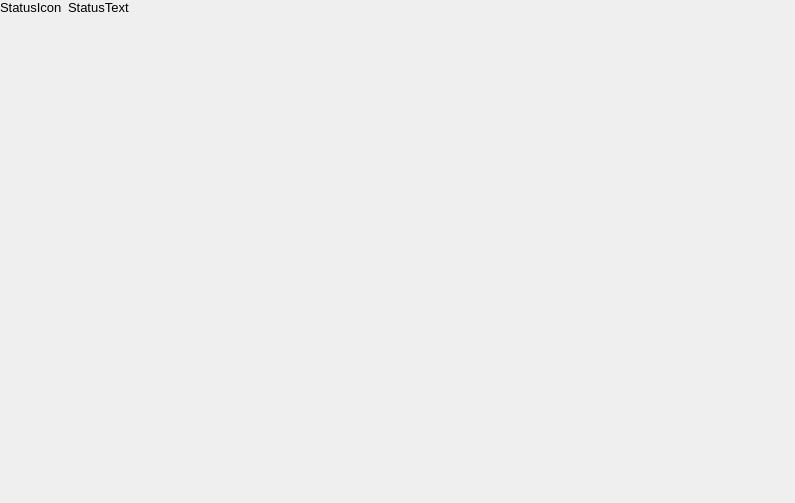
<?xml version="1.0" encoding="UTF-8"?>
<ui version="4.0">
 <class>MultiStatusProviderGui</class>
 <widget class="QWidget" name="MultiStatusProviderGui">
  <property name="geometry">
   <rect>
    <x>0</x>
    <y>0</y>
    <width>795</width>
    <height>503</height>
   </rect>
  </property>
  <property name="windowTitle">
   <string>Form</string>
  </property>
  <layout class="QVBoxLayout" name="verticalLayout">
   <property name="leftMargin">
    <number>0</number>
   </property>
   <property name="topMargin">
    <number>0</number>
   </property>
   <property name="rightMargin">
    <number>0</number>
   </property>
   <property name="bottomMargin">
    <number>0</number>
   </property>
   <item>
    <layout class="QFormLayout" name="formLayout">
     <item row="0" column="0">
      <widget class="QLabel" name="CommonStatusIcon">
       <property name="font">
        <font>
         <pointsize>10</pointsize>
        </font>
       </property>
       <property name="text">
        <string>&lt;html&gt;&lt;head/&gt;&lt;body&gt;&lt;p&gt;StatusIcon&lt;/p&gt;&lt;/body&gt;&lt;/html&gt;</string>
       </property>
      </widget>
     </item>
     <item row="0" column="1">
      <widget class="QLabel" name="CommonStatusText">
       <property name="font">
        <font>
         <pointsize>10</pointsize>
        </font>
       </property>
       <property name="text">
        <string>&lt;html&gt;&lt;head/&gt;&lt;body&gt;&lt;p&gt;StatusText&lt;/p&gt;&lt;/body&gt;&lt;/html&gt;</string>
       </property>
      </widget>
     </item>
    </layout>
   </item>
   <item>
    <widget class="QTableWidget" name="SubStatusesTable">
     <property name="focusPolicy">
      <enum>Qt::NoFocus</enum>
     </property>
     <property name="styleSheet">
      <string notr="true">background-color: rgba(0, 0, 0, 0);</string>
     </property>
     <property name="frameShape">
      <enum>QFrame::NoFrame</enum>
     </property>
     <property name="frameShadow">
      <enum>QFrame::Plain</enum>
     </property>
     <property name="lineWidth">
      <number>0</number>
     </property>
     <property name="editTriggers">
      <set>QAbstractItemView::NoEditTriggers</set>
     </property>
     <property name="tabKeyNavigation">
      <bool>false</bool>
     </property>
     <property name="showDropIndicator" stdset="0">
      <bool>false</bool>
     </property>
     <property name="alternatingRowColors">
      <bool>false</bool>
     </property>
     <property name="selectionMode">
      <enum>QAbstractItemView::NoSelection</enum>
     </property>
     <property name="selectionBehavior">
      <enum>QAbstractItemView::SelectRows</enum>
     </property>
     <property name="showGrid">
      <bool>false</bool>
     </property>
     <property name="gridStyle">
      <enum>Qt::NoPen</enum>
     </property>
     <property name="cornerButtonEnabled">
      <bool>false</bool>
     </property>
     <property name="columnCount">
      <number>2</number>
     </property>
     <attribute name="horizontalHeaderVisible">
      <bool>false</bool>
     </attribute>
     <attribute name="horizontalHeaderStretchLastSection">
      <bool>true</bool>
     </attribute>
     <attribute name="verticalHeaderVisible">
      <bool>false</bool>
     </attribute>
     <column/>
     <column/>
    </widget>
   </item>
  </layout>
 </widget>
 <resources/>
 <connections/>
</ui>
